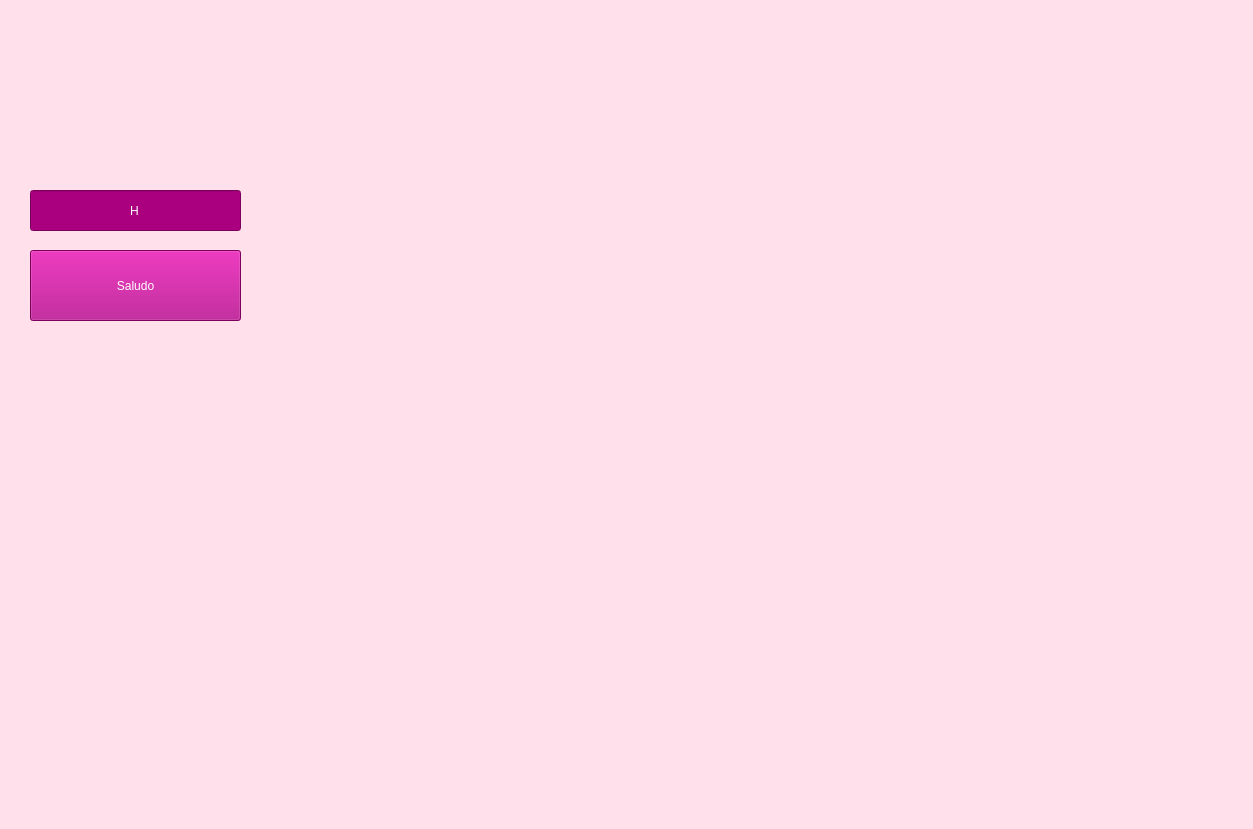
<?xml version="1.0" encoding="UTF-8"?>
<ui version="4.0">
 <class>MainWindow</class>
 <widget class="QMainWindow" name="MainWindow">
  <property name="geometry">
   <rect>
    <x>0</x>
    <y>0</y>
    <width>1253</width>
    <height>829</height>
   </rect>
  </property>
  <property name="windowTitle">
   <string>MainWindow</string>
  </property>
  <property name="styleSheet">
   <string notr="true">background-color: rgb(255, 224, 235);</string>
  </property>
  <widget class="QWidget" name="centralwidget">
   <widget class="QPushButton" name="btnSaludar">
    <property name="geometry">
     <rect>
      <x>30</x>
      <y>250</y>
      <width>211</width>
      <height>71</height>
     </rect>
    </property>
    <property name="styleSheet">
     <string notr="true">background-color: rgb(170, 0, 127);
color: rgb(255, 255, 255);</string>
    </property>
    <property name="text">
     <string>Saludo</string>
    </property>
   </widget>
   <widget class="QLineEdit" name="txtValor">
    <property name="geometry">
     <rect>
      <x>30</x>
      <y>190</y>
      <width>211</width>
      <height>41</height>
     </rect>
    </property>
    <property name="styleSheet">
     <string notr="true">background-color: rgb(170, 0, 127);
color: rgb(255, 255, 255);</string>
    </property>
    <property name="text">
     <string>H</string>
    </property>
    <property name="alignment">
     <set>Qt::AlignCenter</set>
    </property>
   </widget>
   <widget class="QLabel" name="label">
    <property name="geometry">
     <rect>
      <x>1030</x>
      <y>20</y>
      <width>201</width>
      <height>121</height>
     </rect>
    </property>
    <property name="text">
     <string/>
    </property>
    <property name="pixmap">
     <pixmap resource="../../Imagenes/resources.qrc">:/Logos/LogoFIT.jpg</pixmap>
    </property>
    <property name="scaledContents">
     <bool>true</bool>
    </property>
   </widget>
   <widget class="QLabel" name="label_2">
    <property name="geometry">
     <rect>
      <x>20</x>
      <y>20</y>
      <width>201</width>
      <height>121</height>
     </rect>
    </property>
    <property name="text">
     <string/>
    </property>
    <property name="pixmap">
     <pixmap resource="../../Imagenes/resources.qrc">:/Logos/LogoUAT.png</pixmap>
    </property>
    <property name="scaledContents">
     <bool>true</bool>
    </property>
   </widget>
   <widget class="QLabel" name="label_3">
    <property name="geometry">
     <rect>
      <x>1030</x>
      <y>640</y>
      <width>201</width>
      <height>121</height>
     </rect>
    </property>
    <property name="text">
     <string/>
    </property>
    <property name="pixmap">
     <pixmap resource="../../Imagenes/resources.qrc">:/Logos/RhineLab.jpg</pixmap>
    </property>
    <property name="scaledContents">
     <bool>true</bool>
    </property>
   </widget>
  </widget>
  <widget class="QMenuBar" name="menubar">
   <property name="geometry">
    <rect>
     <x>0</x>
     <y>0</y>
     <width>1253</width>
     <height>26</height>
    </rect>
   </property>
  </widget>
  <widget class="QStatusBar" name="statusbar"/>
 </widget>
 <resources>
  <include location="../../Imagenes/resources.qrc"/>
 </resources>
 <connections/>
</ui>
